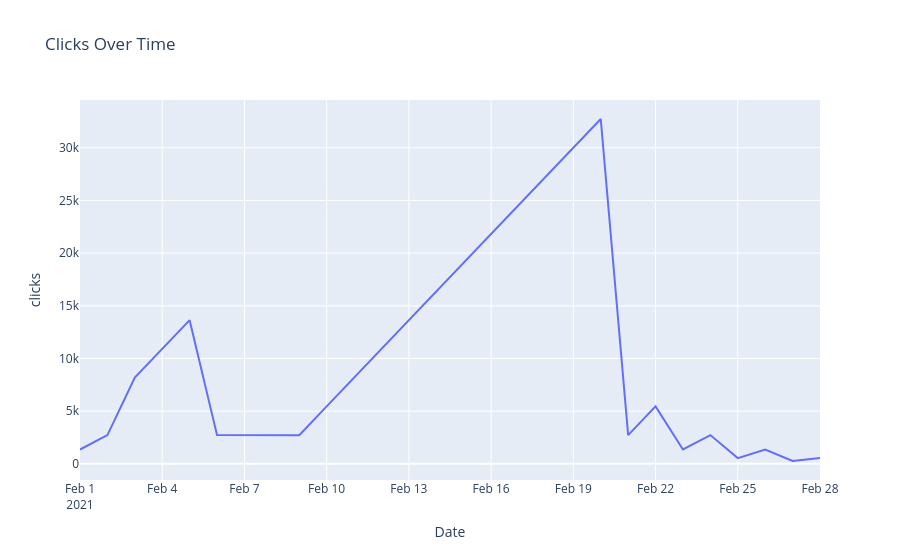

The notebook cell this image was saved under:
### Code cell
fig = px.line(DT, x='c_date', y='clicks',
              labels={'value': 'Count', 'c_date': 'Date'},
              title='Clicks Over Time')

# Menampilkan grafik
fig.show()

### Figure 1 — Plotly figure (JSON) as saved in the notebook; plotly's stock layout.template omitted (floating-point values rounded to 4 significant figures)
{"data": [{"hovertemplate": "Date=%{x}<br>clicks=%{y}<extra></extra>", "legendgroup": "", "line": {"color": "#636efa", "dash": "solid"}, "marker": {"symbol": "circle"}, "mode": "lines", "name": "", "orientation": "v", "showlegend": false, "type": "scatter", "x": ["2021-02-01T00:00:00", "2021-02-02T00:00:00", "2021-02-03T00:00:00", "2021-02-04T00:00:00", "2021-02-05T00:00:00", "2021-02-06T00:00:00", "2021-02-07T00:00:00", "2021-02-08T00:00:00", "2021-02-09T00:00:00", "2021-02-10T00:00:00", "2021-02-11T00:00:00", "2021-02-12T00:00:00", "2021-02-13T00:00:00", "2021-02-14T00:00:00", "2021-02-15T00:00:00", "2021-02-16T00:00:00", "2021-02-17T00:00:00", "2021-02-18T00:00:00", "2021-02-19T00:00:00", "2021-02-20T00:00:00", "2021-02-21T00:00:00", "2021-02-22T00:00:00", "2021-02-23T00:00:00", "2021-02-24T00:00:00", "2021-02-25T00:00:00", "2021-02-26T00:00:00", "2021-02-27T00:00:00", "2021-02-28T00:00:00"], "xaxis": "x", "y": [1363.0, 2725.0, 8179.0, 10910.0, 13640.0, 2727.0, 2726.0, 2723.0, 2725.0, 5454, 8181.0, 10910.0, 13640.0, 16360.0, 19092, 21820.0, 24550.0, 27270.0, 30000.0, 32726, 2729.0, 5456.0, 1364.0, 2728.0, 545.1, 1363.0, 270.5, 549.9], "yaxis": "y"}], "layout": {"legend": {"tracegroupgap": 0}, "title": {"text": "Clicks Over Time"}, "xaxis": {"anchor": "y", "domain": [0, 1], "title": {"text": "Date"}}, "yaxis": {"anchor": "x", "domain": [0, 1], "title": {"text": "clicks"}}}}
